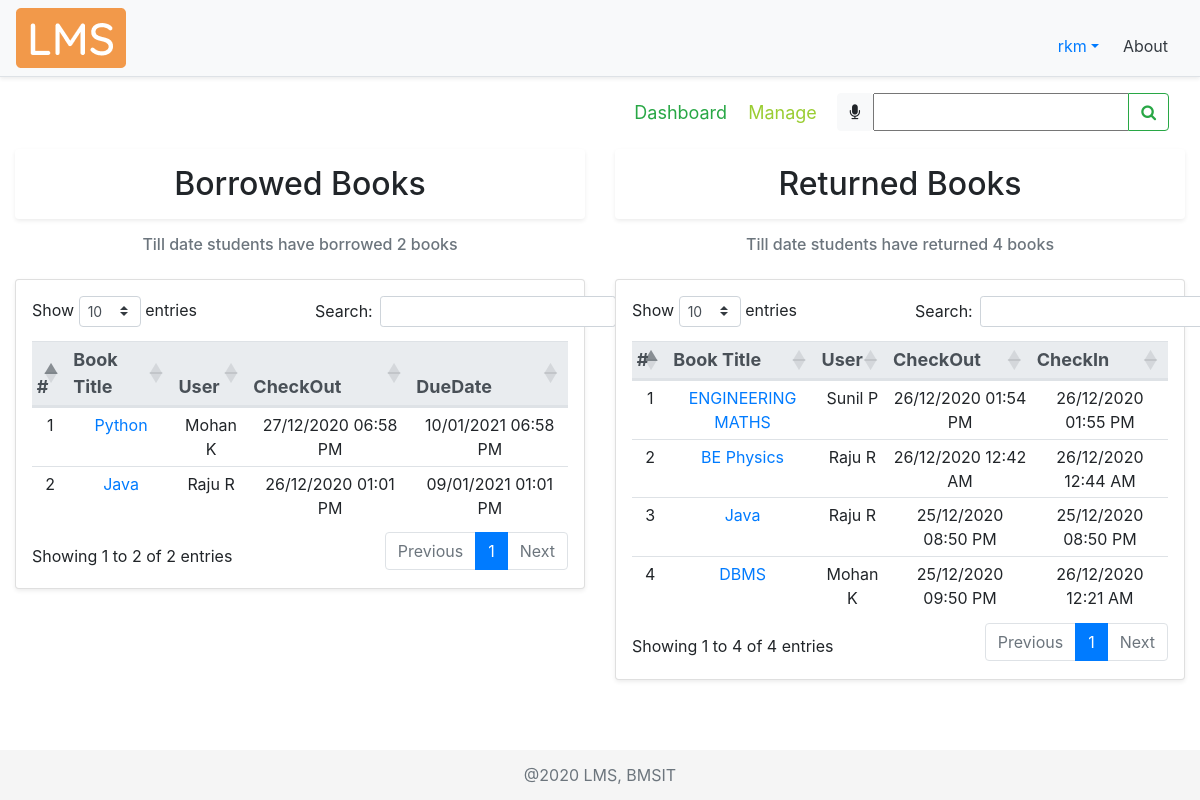
/dashboard/ (signed in), run on the app's committed database.
### account/models.py (models this page shows, shortened)
class Account(AbstractBaseUser):
    COURSES = (
        ("ISE", "Information Science Engineering"),
        ("CSE", "Computer Science Engineering"),
        ("ECE", "Electronics and Communication Engineering"),
        ("ME", "Mechanical Engineering"),
        ("ETE", "Electronics and Telecommunication Engineering"),
        ("EEE", "Electrical and Electronics Engineering"),
        ("CIV", "Civil Engineering"),
        ("MCA", "Master of Computer Applications"),
        ("AI&ML", "Artificial Intelligence and Machine Learning")
    )
    SEM = (
        (1, 1),
        (2, 2),
        (3, 3),
        (4, 4),
        (5, 5),
        (6, 6),
        (7, 7),
        (8, 8),
    )
    email = models.EmailField(verbose_name="email",
                              max_length=50, unique=True, help_text="Email id")
    username = models.CharField(
        max_length=30, unique=True, help_text="Username")
    fName = models.CharField(max_length=20, help_text='First name')
    mName = models.CharField(
        max_length=20, help_text='Middle name', blank=True)
    lName = models.CharField(max_length=20, help_text='Last name', blank=True)
    streetAddr = models.CharField(
        max_length=50, help_text="Street Address", null=True)
    district = models.CharField(max_length=20, null=True, help_text="District")
    state = models.CharField(max_length=20, null=True, help_text="State")
    pinCode = models.CharField(max_length=6, null=True, help_text="PIN Code", validators=[RegexValidator(
        regex='[0-9]{6}', message="Enter a valid Postal Identification Number", code="invalid_pinCode")])
    phoneNum = models.CharField(max_length=10, null=True, blank=True, help_text="Phone number", validators=[
                                RegexValidator(regex='[0-9]{10}', message="Enter a valid Phone Number", code="invalid_phoneNum")])
    USN = models.CharField(max_length=10, null=True, unique=True, blank=True, help_text="University Serial Number", validators=[
                           RegexValidator(regex='[1-4]{1}[a-zA-Z]{2}[0-9]{2}[a-zA-Z]{2}[0-9]{3}', message="Enter a valid USN", code="invalid_USN")])
    course = models.CharField(max_length=50, null=True,
                              choices=COURSES, blank=True, help_text="Branch")
    sem = models.PositiveSmallIntegerField(
        null=True, choices=SEM, blank=True, help_text="Semester")
    salary = models.CharField(max_length=6, null=True, blank=True, help_text="Salary", validators=[
                              RegexValidator(regex='[0-9]{5,6}', message="Enter a valid Salary", code="invalid_salary")])
    date_joined = models.DateTimeField(
        verbose_name='date joined', auto_now_add=True)
    last_login = models.DateTimeField(verbose_name='last login', auto_now=True)
    is_admin = models.BooleanField(default=False)
    is_active = models.BooleanField(default=True)
    is_staff = models.BooleanField(default=False)
    is_superuser = models.BooleanField(default=False)
    USERNAME_FIELD = 'email'
    REQUIRED_FIELDS = ['username', 'fName']
    objects = MyAccountManager()

### libraryApp/models.py (models this page shows, shortened)
class BOOK(models.Model):
    GENRE = (
        ("CS", "Computer Science"),
        ("MATH", "Mathematics"),
        ("ELE", "Electronics"),
        ("TC", "Telecommunication"),
        ("CHE", "Chemistry"),
        ("PHY", "Physics"),
        ("MEC", "Mechanics"),
        ("EVS", "Environmental Science"),
        ("BIO", "Bioengineering"),
        ("BUS", "Business Skills"),
    )
    bookTitle = models.CharField(max_length=50, help_text="Book Title")
    genre = models.CharField(max_length=30, null=True,
                             choices=GENRE, help_text="Category")
    pubYear = models.CharField(
        max_length=4, null=True, help_text="Year of publication")
    isbn = models.CharField(max_length=13, null=True, unique=True,
                            help_text="International Standard Book Number")
    librarianID = models.ForeignKey(
        settings.AUTH_USER_MODEL, null=True, on_delete=models.CASCADE, help_text="Librarian ID")
    pubID = models.ForeignKey(
        PUBLISHER, null=True, on_delete=models.CASCADE, help_text="Publisher ID")
    authorID = models.ManyToManyField(AUTHOR, help_text="Authors")
    def __str__(self):
        return self.bookTitle

class BORROWEDBOOK(models.Model):
    checkOut = models.DateTimeField(
        auto_now_add=True, null=True, help_text="Check out date")
    dueDate = models.DateTimeField(null=True, blank=True, help_text="Due date")
    checkIn = models.DateTimeField(
        auto_now_add=False, null=True, blank=True, help_text="Check in date")
    userID = models.ForeignKey(
        settings.AUTH_USER_MODEL, null=True, on_delete=models.CASCADE, help_text="User ID")
    bookID = models.ForeignKey(
        BOOK, null=True, on_delete=models.CASCADE, help_text="Book ID")

### libraryApp/views.py (the view, shortened to what this page needs)
# urls.py: path('dashboard/', views.dashboard, name="dashboard"),
@login_required(login_url='signin')
def dashboard(request):
    dashboard = 'libraryApp/dashboard.html'
    myFilter = BookFilter(request.GET, queryset=BOOK.objects.all())
    if request.method == "POST":
        print(request.POST)
        return redirect(searchBook, book=request.POST['bookTitle'])
    dbActive = True
    bCount = 0
    rCount = 0
    books = BOOK.objects.all()
    bbList = []
    rbList = []
    user = request.user
    if user.is_staff:
        for i in books:
            bb = i.borrowedbook_set.all()
            if bb.exists():
                for j in bb:
                    userName = j.userID.fName + " " + j.userID.mName + " " + j.userID.lName
                    if j.checkIn is None:
                        bCount += 1
                        bbList.append(tempDashboard(
                            None, j.bookID, j.bookID.id, userName, None, None, j.checkOut, None, j.dueDate))
                    else:
                        rCount += 1
                        rbList.append(tempDashboard(
                            None, j.bookID, j.bookID.id, userName, None, None, j.checkOut, j.checkIn, None))
    context = {
        "borrowedBooks": bbList,
        "bCount": bCount,
        "returnedBooks": rbList,
        "rCount": rCount,
        "myFilter": myFilter,
        "dbActive": dbActive
    }
    return render(request, dashboard, context)

### libraryApp/templates/libraryApp/dashboard.html (shortened to what this page needs)
{% extends 'libraryApp/main.html' %}
{% load static %}
{% block content %}
<nav class="navbar">
  <div class="navbar-nav mySubMenu ml-auto">
    <nav>
      <a class="text-success" href="{% url 'dashboard' %}">Dashboard</a>
      {% if request.user.is_staff %}
        <a href="{% url 'manage' %}" title="Click here to manage books">Manage</a>
      {% endif %}
    </nav>
  </div>
  <form class="form-inline" method="POST">
    <div class="input-group">
      <div id="speech" class="btn btn-light" title="Click the mic to speak">
        <i class="fa fa-microphone" aria-hidden="true"></i>
      </div>
      {{myFilter.form}}
      <div class="input-group-append">
        <button id="searchButton" class="btn btn-outline-success" type="submit">
          <i class="fa fa-search"></i>
        </button>
      </div>
    </div>
  </form>
</nav>
<div class="row">
  <div class="col-md-6 cardMargin">
    <h2 class="text-center shadow-sm p-3 bg-white rounded">Borrowed Books</h2>
    <div class="col-md-12 mt-3">
      <h6 class="form-text text-center text-muted">
      {% if request.user.is_staff %}
        {% if bCount > 0 %}
          Till date students have borrowed {{bCount}} books
        {% else %}
          Currently, students have not borrowed any books☹
        {% endif %}
      {% else %}
      {% if bCount > 0 %}
          Till date you have borrowed {{bCount}} books
        {% else %}
          <p>Click <a href="{% url 'borrowbook' %}">here</a> to borrow books from the library</p>
        {% endif %}
      {% endif %}
      </h6>
    </div>
    <div class="card card-body shadow-sm p-3 bg-white rounded mt-4">
      <table id="dataTable1" class="table table-sm table-hover text-center">
        <thead class="thead-light threadText">
          <tr>
            <th scope="col">#</th>
            <th scope="col">Book Title</th>
            {% if request.user.is_staff %}
              <th scope="col">User</th>
            {% endif %}
            <th scope="col">CheckOut</th>
            <th scope="col">DueDate</th>
          </tr>
        </thead>
        {% for i in borrowedBooks %}
        <tr>
          <td>{{forloop.counter}}</td>
          <td><a href="{% url 'viewbook' i.bookID %}">{{i.bookTitle}}</a></td>
          {% if request.user.is_staff %}
            <td>{{i.userName}}</td>
          {% endif %}
          <td>{{i.checkOut|date:"d/m/Y h:i A"}}</td>
          <td>{{i.dueDate|date:"d/m/Y h:i A"}}</td>
        </tr>
        {% endfor %}
      </table>
    </div>
  </div>
  <br>
  <div class="col-md-6 cardMargin">
    <h2 class="text-center shadow-sm p-3 bg-white rounded">Returned Books</h2>
    <div class="col-md-12 mt-3">
      <h6 class="form-text text-center text-muted">
        Till date {% if request.user.is_staff %}
            students
          {% else %}
             you
          {% endif %} have returned {{rCount}} books
      </h6>
    </div>
    <div class="card card-body shadow-sm p-3 bg-white rounded mt-4">
      <table id="dataTable2" class="table table-sm table-hover text-center">
        <thead class="thead-light threadText text-center">
          <tr>
            <th scope="col">#</th>
            <th scope="col">Book Title</th>
            {% if request.user.is_staff %}
              <th scope="col">User</th>
            {% endif %}
            <th scope="col">CheckOut</th>
            <th scope="col">CheckIn</th>
          </tr>
        </thead>
        {% for i in returnedBooks %}
        <tr>
          <td>{{forloop.counter}}</td>
          <td><a href="{% url 'viewbook' i.bookID %}">{{i.bookTitle}}</a></td>
          {% if request.user.is_staff %}
            <td>{{i.userName}}</td>
          {% endif %}
          <td>{{i.checkOut|date:"d/m/Y h:i A"}}</td>
          <td>{{i.checkIn|date:"d/m/Y h:i A"}}</td>
        </tr>
        {% endfor %}
      </table>
    </div>
  </div>
</div>
{% endblock %}

### libraryApp/templates/libraryApp/navbar.html (shortened to what this page needs)
{% load static %}
    <div class="d-flex flex-column flex-md-row align-items-center p-2 px-md-3 mb-2 bg-light border-bottom shadow-sm">
      <img class="logo my-0 mr-md-auto font-weight-normal" src="{% static '/img/lms.png' %}" alt="LMS Logo">
        <nav class="nav mt-3 mr-2">
            <div class="nav-item dropdown">
              <a class="nav-link dropdown-toggle" data-toggle="dropdown" role="button">{{request.user.username}}</a>
            </div>
            <a class="p-2 text-dark" href="{% url 'about' %}">About</a>
        </nav>
    </div>

### static/css/main.css (style rules this page uses)
html { position: relative; min-height: 100%; }
body { margin-bottom: 60px; background-color: #fff; }
.cardMargin { margin-top: 10px; }
.mySubMenu { margin-right: 10px; padding: 2px; font-size: large; }
.mySubMenu a { padding-left: 8px; padding-right: 8px; color: yellowgreen; }

### libraryApp/templates/libraryApp/main.html (style rules this page uses)
.threadText { font-size: 18px; padding: 5px; margin: 5px; }

### data on the page
Account: user.username "rkm"
BOOK: bookTitle "Python"
BORROWEDBOOK: checkOut "27/12/2020 06:58 PM", dueDate "10/01/2021 06:58 PM"
BOOK: bookTitle "Java", bookTitle "Java"
BORROWEDBOOK: checkOut "26/12/2020 01:01 PM", dueDate "09/01/2021 01:01 PM"
BOOK: bookTitle "ENGINEERING MATHS"
BORROWEDBOOK: checkOut "26/12/2020 01:54 PM", checkIn "26/12/2020 01:55 PM"
BOOK: bookTitle "BE Physics"
BORROWEDBOOK: checkOut "26/12/2020 12:42 AM", checkIn "26/12/2020 12:44 AM"
BORROWEDBOOK: checkOut "25/12/2020 08:50 PM", checkIn "25/12/2020 08:50 PM"
BOOK: bookTitle "DBMS"
BORROWEDBOOK: checkOut "25/12/2020 09:50 PM", checkIn "26/12/2020 12:21 AM"

### other printed values
{{ bCount }} "2"
{{ i.userName }} "Mohan K" "Raju R"
{{ rCount }} "4"
{{ i.userName }} "Sunil P" "Raju R" "Raju R" "Mohan K"
